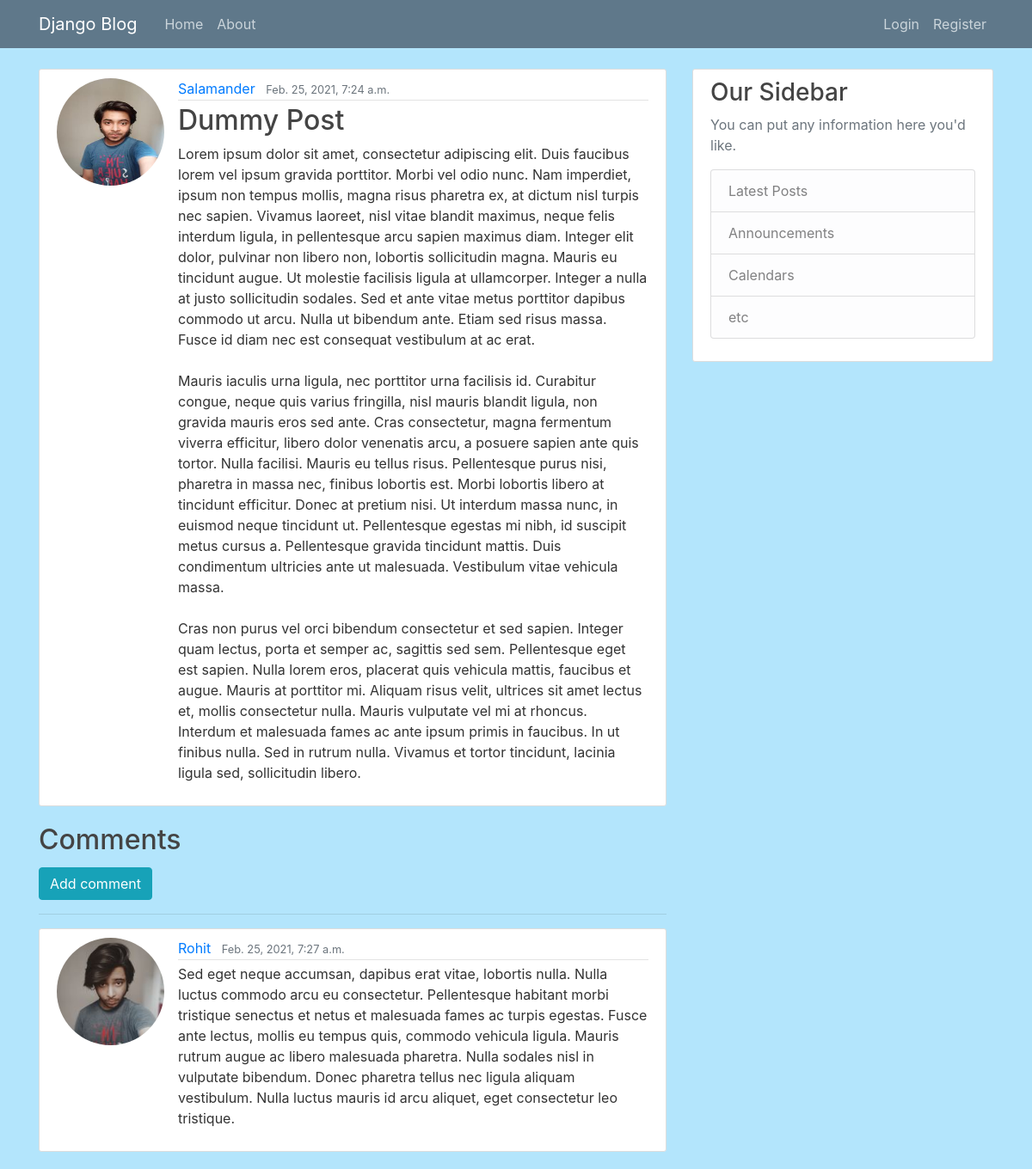
Screenshot of /post/11/ with the database file from the repository.
### blog/models.py (models this page shows, shortened)
class Post(models.Model):
    title = models.CharField(max_length=100)
    content = models.TextField()
    date_posted = models.DateTimeField(default=timezone.now)
    author = models.ForeignKey(
        User, related_name='posts', on_delete=models.CASCADE)

class Comment(models.Model):
    post = models.ForeignKey(
        Post, related_name='comments', on_delete=models.CASCADE)
    author = models.ForeignKey(User, on_delete=models.CASCADE)
    content = models.TextField()
    date_posted = models.DateTimeField(default=timezone.now)

### users/models.py (models this page shows, shortened)
class Profile(models.Model):
    user = models.OneToOneField(User, on_delete=models.CASCADE)
    image = models.ImageField(default='default.jpg', upload_to='profile_pics')
    bio = models.TextField(default="No Bio")

### blog/views.py (the view)
# urls.py: path('post/<int:pk>/', PostDetailView.as_view(), name='post-detail'),
class PostDetailView(DetailView):
    model = Post

### blog/templates/blog/post_detail.html (shortened to what this page needs)
{% extends "blog/base.html" %}
{% block content %}
    <article class="media content-section">
        <img class="rounded-circle article-img" src="{{ object.author.profile.image.url }}" >
        <div class="media-body">
        <div class="article-metadata">
            <a class="mr-2" href="#">{{ object.author }}</a>
            <small class="text-muted">{{ object.date_posted }}</small>
        </div>
        <h2 class="article-title">{{ object.title }}</h2>
        <p class="article-content">{{ object.content }}</p>
        </div>
    </article>
    <h2>Comments</h2>
    {% if not post.comments.all %}
        <h3>No comments yet</h3>
        <a class="btn btn-secondary bt-sm mt-1" href="{% url 'comment-create' object.pk %}">Add one..</a>
    {% else %}
        <a class="btn btn-info bt-sm mt-1" href="{% url 'comment-create' object.pk %}">Add comment</a>
        <br>
        <hr>
        {% for comment in post.comments.all %}
        <article class="media content-section">
            <img class="rounded-circle article-img" src="{{ comment.author.profile.image.url }}" >
            <div class="media-body">
            <div class="article-metadata">
                <a class="mr-2" href="#">{{ comment.author }}</a>
                <small class="text-muted">{{ comment.date_posted }}</small>
            </div>
            <p class="article-content">{{ comment.content }}</p>
            </div>
        </article>
        {% endfor %}
    {% endif %}
{% endblock content %}

### blog/static/blog/main.css (style rules this page uses)
body { background: #fafafa; color: #333333; margin-top: 5rem; }
h1, h2, h3, h4, h5, h6 { color: #444444; }
.content-section { background: #ffffff; padding: 10px 20px; border: 1px solid #dddddd; border-radius: 3px; margin-bottom: 20px; }
.article-title { color: #444444; }
.article-content { white-space: pre-line; }
.article-img { height: 125px; width: 125px; margin-right: 16px; }
.article-metadata { padding-bottom: 1px; margin-bottom: 4px; border-bottom: 1px solid #e3e3e3; }
body { background-color: #b3e5fc; border-radius: 10px; }

### rows the page displays
Post: author.profile.image (picture), author "Salamander", date_posted "Feb. 25, 2021, 7:24 a.m.", title "Dummy Post", content "Lorem ipsum dolor sit amet, consectetur adipiscing elit. Duis faucibus lorem vel ipsum gravida porttitor. Morbi vel odio nunc. Nam imperdiet, ipsum non tempus mollis, magna risus pharetra ex, at dictum nisl turpis nec sapien. Vivamus laoreet, nisl vitae blandit maximus, neque felis interdum ligula, in pellentesque arcu sapien maximus diam. Integer elit dolor, pulvinar non libero non, lobortis sollicitudin magna. Mauris eu tincidunt augue. Ut molestie facilisis ligula at ullamcorper. Integer a nulla at justo sollicitudin sodales. Sed et ante vitae metus porttitor dapibus commodo ut arcu. Nulla ut bibendum ante. Etiam sed risus massa. Fusce id diam nec est consequat vestibulum at ac erat.…"
Comment: author.profile.image (picture), author "Rohit", date_posted "Feb. 25, 2021, 7:27 a.m.", content "Sed eget neque accumsan, dapibus erat vitae, lobortis nulla. Nulla luctus commodo arcu eu consectetur. Pellentesque habitant morbi tristique senectus et netus et malesuada fames ac turpis egestas. Fusce ante lectus, mollis eu tempus quis, commodo vehicula ligula. Mauris rutrum augue ac libero malesuada pharetra. Nulla sodales nisl in vulputate bibendum. Donec pharetra tellus nec ligula aliquam vestibulum. Nulla luctus mauris id arcu aliquet, eget consectetur leo tristique."
